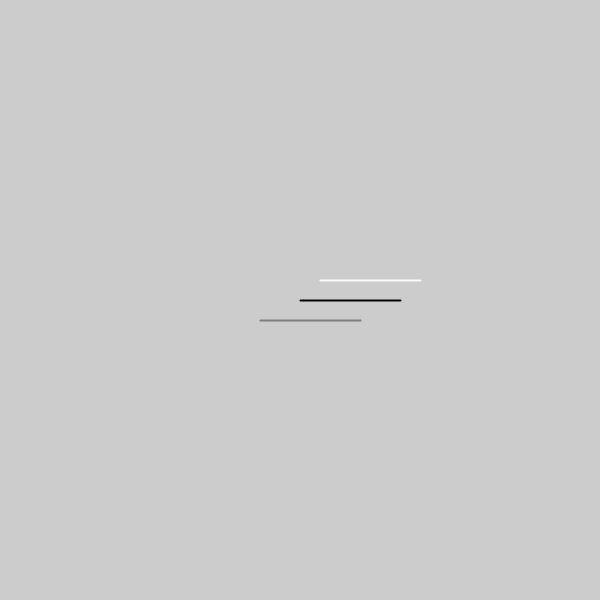
Frame 1 (no input)
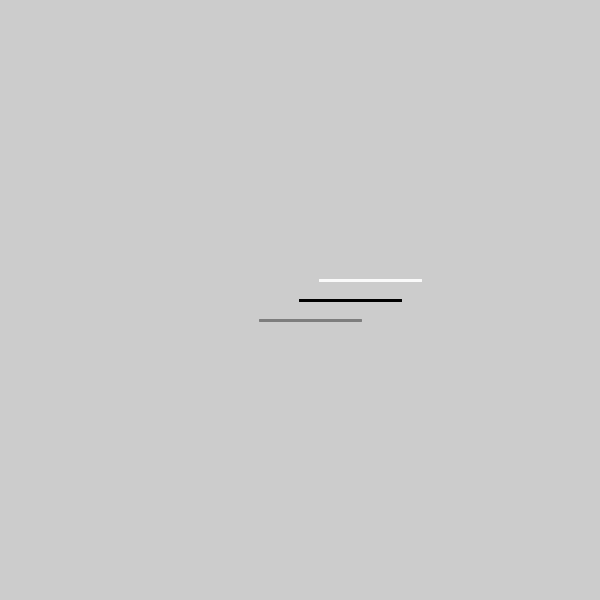
Frame 60 (the mouse pressed at the canvas centre just before this capture)
Frame 120 (the mouse held since frame 60 and released just before this capture): identical to frame 60, image omitted

The Processing sketch that drew these frames (run headless with seeded random() and noise(); from frame 60 on, the mouse is pressed at the canvas centre):

// Processing sketch: rotar
// ── rotar.pde
float a;
float ap;

void setup(){
  size(600, 600);
  a = 0;
}

void draw(){
  
  ap = a * (TWO_PI/360);
pushMatrix();
 translate(width/2, height/2);
 stroke(0);
 rotate(ap);
 strokeWeight(2);
  //line(width/2, height/2, width/2 + 100, height/2);
  
  line(0, 0, 100, 0);
  popMatrix();
  
  pushMatrix();
 translate(width/2 + 20, height/2- 20);
 rotate(ap);
 stroke(250);
 strokeWeight(2);
  //line(width/2, height/2, width/2 + 100, height/2);
  line(0, 0, 100, 0);
 popMatrix();
 
  pushMatrix();
 translate(width/2 - 40, height/2+ 20);
 rotate(ap);
 stroke(125);
 strokeWeight(2);
  //line(width/2, height/2, width/2 + 100, height/2);
  line(0, 0, 100, 0);
 popMatrix();
 
}

void keyPressed(){
  a = a+4;
}
